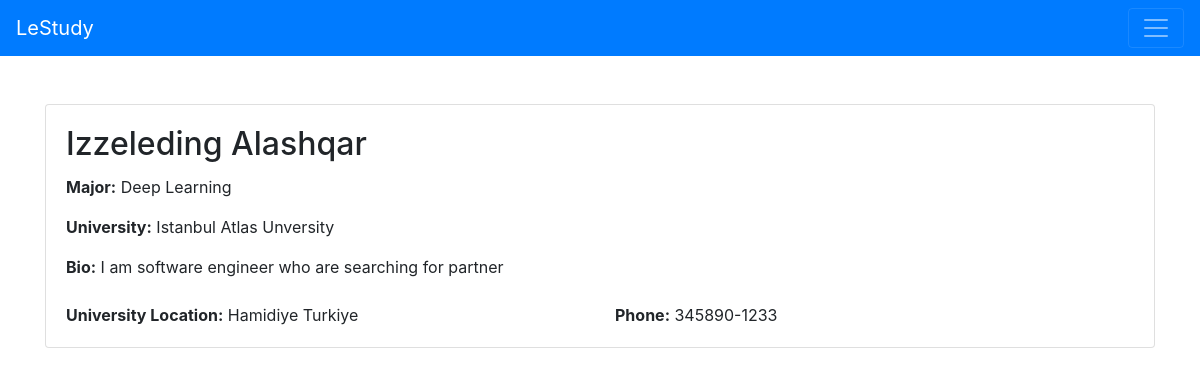
The page /student/5/ on the database its author committed.
### LetsStudyApp/models.py (models this page shows, shortened)
class Student(models.Model):
    first_name = models.CharField(max_length=100)
    last_name = models.CharField(max_length=100)
    bio = models.TextField(blank=True, null=True)
    phone_number = models.CharField(max_length=20, unique=True)
    university_name = models.CharField(max_length=100)
    university_location = models.CharField(max_length=255)
    major_name = models.CharField(max_length=100)

### LetsStudyApp/views.py (the view)
# urls.py: path('student/<int:pk>/', StudentDetailView.as_view(), name='student_detail'),
class StudentDetailView(DetailView):
    model = Student  # Specify the model for the detailed view
    template_name = 'LetsStudyApp/student_detail.html'  # Specify the template for rendering
    context_object_name = 'student'

### LetsStudyApp/templates/LetsStudyApp/student_detail.html (shortened to what this page needs)
<!DOCTYPE html>
<html lang="en">
<head>
<link rel="stylesheet" href="https://cdn.jsdelivr.net/npm/bootstrap@4.6.2/dist/css/bootstrap.min.css">    <title>{{ student.first_name }} {{ student.last_name }} - Student Detail</title>
</head>
<body>
<nav class="navbar navbar-dark bg-primary">
  <a class="navbar-brand" href="{% url 'home' %}">LeStudy</a>
  <button class="navbar-toggler" type="button" data-toggle="collapse" data-target="#navbarSupportedContent" aria-controls="navbarSupportedContent" aria-expanded="false" aria-label="Toggle navigation">
    <span class="navbar-toggler-icon"></span>
  </button>
</nav>
<div class="container mt-5">
    <div class="card">
        <div class="card-body">
            <h2 class="card-title">{{ student.first_name }} {{ student.last_name }}</h2>
            <p class="card-text"><strong>Major:</strong> {{ student.major_name }}</p>
            <p class="card-text"><strong>University:</strong> {{ student.university_name }}</p>
            <p class="card-text"><strong>Bio:</strong> {{ student.bio }}</p>
            <div class="row mt-4">
                <div class="col-md-6">
                    <p class="card-text"><strong>University Location:</strong> {{ student.university_location }}</p>
                </div>
                <div class="col-md-6">
                    <p class="card-text"><strong>Phone:</strong> {{ student.phone_number }}</p>
                </div>
            </div>
        </div>
    </div>
</div>
</body>
</html>

### rows shown on the page
Student: first_name "Izzeleding", last_name "Alashqar", major_name "Deep Learning", university_name "Istanbul Atlas Unversity", bio "I am software engineer who are searching for partner", university_location "Hamidiye Turkiye", phone_number "345890-1233"
